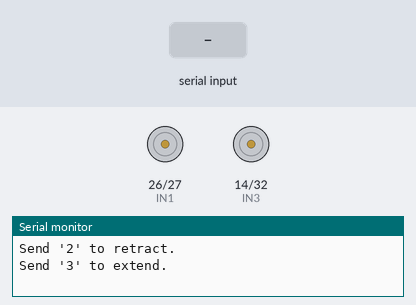
This sketch was run on a simulated ESP32. On the bench: motor-driver pin pairs drawn as motors (green arrow = first pin HIGH = forward, orange = second pin HIGH = backward, longer = more drive, scaled by the enable pin), the last lines printed to the serial monitor. Inputs (shaded band) come from the test bench.

Above: at 1.2 s.
1.3 s: "1" received over Serial
At 1.7 s:
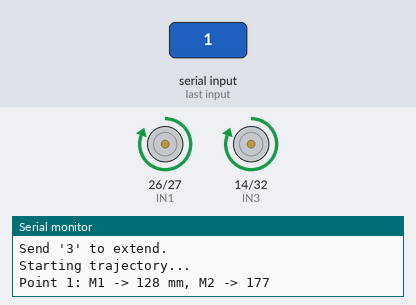
At 15.0 s:
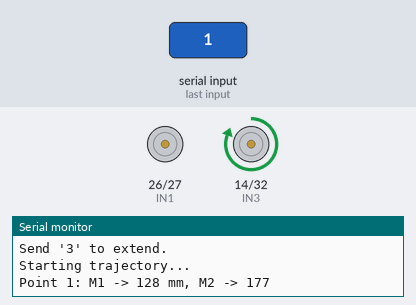
Timing chart, 0 to 21.0 s (numbered marks = the images above; inputs shaded):
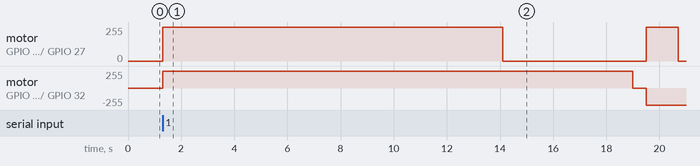

The sketch:

Forward_control_switch.ino
```cpp
#include <Arduino.h>
#include <Wire.h>


#define ENA 33   // PWM pin for Motor 1
#define IN1 26
#define IN2 27
#define ENB 12   // PWM pin for Motor 2
#define IN3 14
#define IN4 32

#define PWM_Value 255
#define SPEED_MM_SEC 10

// All trajectory sets
int motor1_trajectories[8][10] = {
  {128, 140, 146, 145, 139, 128, 113, 96, 79, 62},    // Array 1
  {128, 143, 157, 170, 180, 186, 188, 185, 176, 163}, // Array 3
  {175, 181, 183, 180, 172, 160, 146, 132,120,110}, // Array 5
  {175, 184, 195, 206, 215, 221, 223, 222, 218, 211}  // Array 7
};

int motor2_trajectories[8][10] = {
  {177, 160, 145, 135, 130, 133, 142, 156, 172, 188}, // Array 2
  {177, 160, 145, 135, 130, 133, 142, 156, 172, 188}, // Array 4
  {102, 84, 67, 55, 51, 54, 65, 81, 100, 119},        // Array 6
  {102, 84, 67, 55, 51, 54, 65, 81, 100, 119}  // Array 8
};

int num_points = 10;
int currentSet = 0;

enum State { WAIT_FOR_START, RUNNING };
State currentState = WAIT_FOR_START;

void setup() {
  pinMode(ENA, OUTPUT); pinMode(IN1, OUTPUT); pinMode(IN2, OUTPUT);
  pinMode(ENB, OUTPUT); pinMode(IN3, OUTPUT); pinMode(IN4, OUTPUT);
  Serial.begin(115200);
  Serial.println("Send '1', '4', '5', or '6' to start specific trajectory pair.\nSend '2' to retract.\nSend '3' to extend.");
}

void moveMotors(int delta1, int delta2) {
  unsigned long time1 = abs(delta1) / (float)SPEED_MM_SEC * 1000;
  unsigned long time2 = abs(delta2) / (float)SPEED_MM_SEC * 1000;
  unsigned long maxTime = max(time1, time2);

  if (delta1 > 0) { digitalWrite(IN1, HIGH); digitalWrite(IN2, LOW); }
  else if (delta1 < 0) { digitalWrite(IN1, LOW); digitalWrite(IN2, HIGH); }
  else { digitalWrite(IN1, LOW); digitalWrite(IN2, LOW); }

  if (delta2 > 0) { digitalWrite(IN3, HIGH); digitalWrite(IN4, LOW); }
  else if (delta2 < 0) { digitalWrite(IN3, LOW); digitalWrite(IN4, HIGH); }
  else { digitalWrite(IN3, LOW); digitalWrite(IN4, LOW); }

  if (delta1 != 0) analogWrite(ENA, PWM_Value);
  if (delta2 != 0) analogWrite(ENB, PWM_Value);

  unsigned long startTime = millis();
  bool motor1Running = (delta1 != 0);
  bool motor2Running = (delta2 != 0);

  while (millis() - startTime < maxTime) {
    unsigned long elapsed = millis() - startTime;
    if (motor1Running && elapsed >= time1) {
      analogWrite(ENA, 0);
      digitalWrite(IN1, LOW); digitalWrite(IN2, LOW);
      motor1Running = false;
    }
    if (motor2Running && elapsed >= time2) {
      analogWrite(ENB, 0);
      digitalWrite(IN3, LOW); digitalWrite(IN4, LOW);
      motor2Running = false;
    }
    delay(1);
  }

  analogWrite(ENA, 0); analogWrite(ENB, 0);
  digitalWrite(IN1, LOW); digitalWrite(IN2, LOW);
  digitalWrite(IN3, LOW); digitalWrite(IN4, LOW);
}

void retractMotors() {
  Serial.println("Retracting...");
  analogWrite(ENA, 150); digitalWrite(IN1, LOW); digitalWrite(IN2, HIGH);
  analogWrite(ENB, 150); digitalWrite(IN3, LOW); digitalWrite(IN4, HIGH);
}

void extendMotors(int current1, int current2) {
  Serial.println("Extending...");
  int* traj1 = motor1_trajectories[currentSet];
  int* traj2 = motor2_trajectories[currentSet];
  moveMotors(traj1[num_points - 1] - current1, traj2[num_points - 1] - current2);
}

void loop() {
  static int prev_motor1 = 0;
  static int prev_motor2 = 0;
  static int i = 0;

  switch (currentState) {
    case WAIT_FOR_START:
      if (Serial.available()) {
        char command = Serial.read();
        if (command == '1') { currentSet = 0; }       // Use arrays 1 & 2
        else if (command == '4') { currentSet = 1; }  // Use arrays 3 & 4
        else if (command == '5') { currentSet = 2; }  // Use arrays 5 & 6
        else if (command == '6') { currentSet = 3; }  // Use arrays 7 & 8

        if (command == '1' || command == '4' || command == '5' || command == '6') {
          Serial.println("Starting trajectory...");
          prev_motor1 = 0; prev_motor2 = 0; i = 0;
          currentState = RUNNING;
        } else if (command == '2') {
          retractMotors(); prev_motor1 = 0; prev_motor2 = 0;
        } else if (command == '3') {
          extendMotors(prev_motor1, prev_motor2);
          prev_motor1 = motor1_trajectories[currentSet][num_points - 1];
          prev_motor2 = motor2_trajectories[currentSet][num_points - 1];
        }
      }
      break;

    case RUNNING:
      if (i < num_points) {
        int* traj1 = motor1_trajectories[currentSet];
        int* traj2 = motor2_trajectories[currentSet];

        int delta1 = traj1[i] - prev_motor1;
        int delta2 = traj2[i] - prev_motor2;

        Serial.print("Point "); Serial.print(i + 1);
        Serial.print(": M1 -> "); Serial.print(delta1);
        Serial.print(" mm, M2 -> "); Serial.println(delta2);

        moveMotors(delta1, delta2);
        prev_motor1 = traj1[i]; prev_motor2 = traj2[i];
        i++;
        delay(500);
      } else {
        Serial.println("Trajectory complete. Send '1', '4', '5', or '6' to repeat.");
        currentState = WAIT_FOR_START;
      }
      break;
  }
}
```

Measured:
- after the input at 1.3 s, motor on GPIO 26 (IN1) / GPIO 27 (IN2): stopped → forward 255/255 at once, → stopped 12.8 s later, → forward 255/255 5.4 s later, → stopped 1.2 s later; motor on GPIO 14 (IN3) / GPIO 32 (IN4): stopped → forward 255/255 at once, → stopped 17.7 s later, → backward 255/255 0.50 s later
